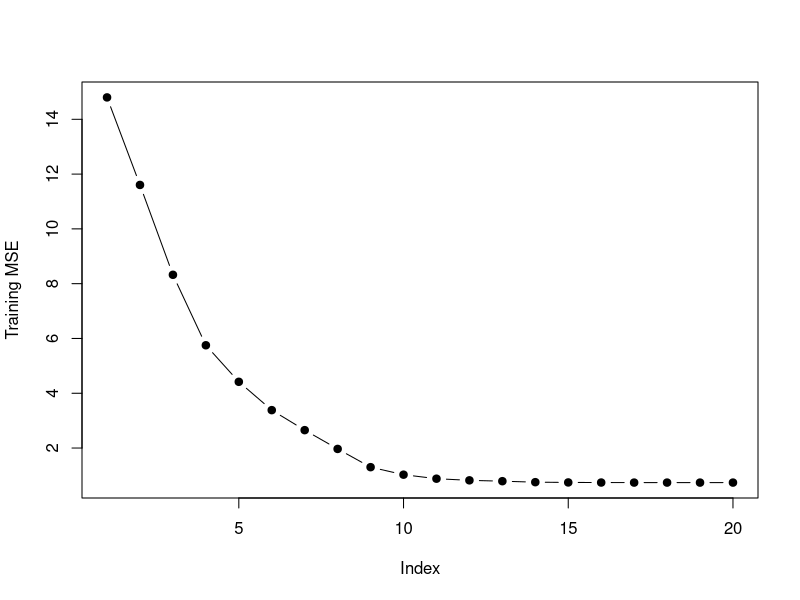
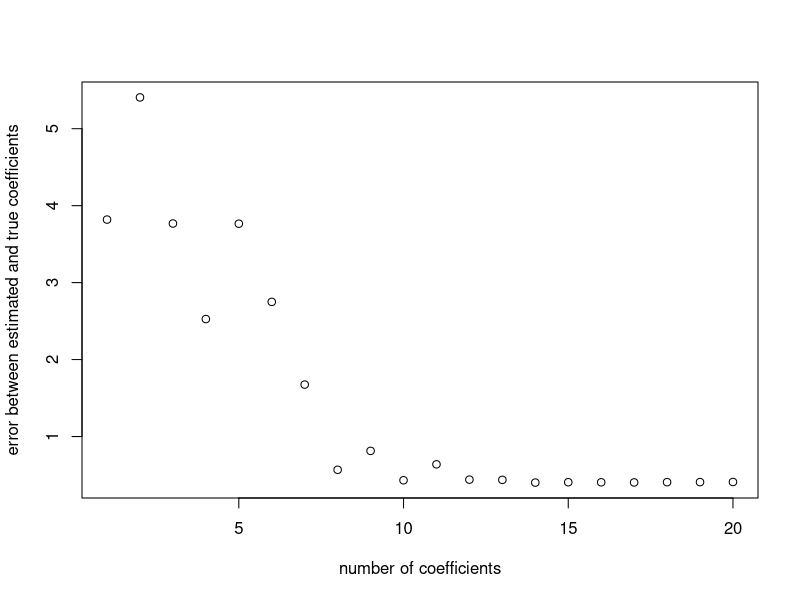

Reproduce these figures in R, in order.
library(leaps)
set.seed(4)
p = 20
n = 1000
x = matrix(rnorm(n * p), n, p)
B = rnorm(p)
B[3] = 0
B[4] = 0
B[9] = 0
B[19] = 0
B[10] = 0
eps = rnorm(p)
y = x %*% B + eps
train = sample(seq(1000), 100, replace = FALSE)
y.train = y[train,]
y.test = y[-train,]
x.train = x[train,]
x.test = x[-train,]
regfit.full = regsubsets(y ~ ., data = data.frame(x = x.train, y = y.train), nvmax = p)
val.errors = rep(NA, p)
x_cols = colnames(x, do.NULL = FALSE, prefix = "x.")
for (i in 1:p) {
    coefi = coef(regfit.full, id = i)
    pred = as.matrix(x.train[, x_cols %in% names(coefi)]) %*% coefi[names(coefi) %in% 
        x_cols]
    val.errors[i] = mean((y.train - pred)^2)
}
plot(val.errors, ylab = "Training MSE", pch = 19, type = "b")
which.min(val.errors)
coef(regfit.full, id = 16)
val.errors = rep(NA, p)
a = rep(NA, p)
b = rep(NA, p)
for (i in 1:p) {
    coefi = coef(regfit.full, id = i)
    a[i] = length(coefi) - 1
    b[i] = sqrt(sum((B[x_cols %in% names(coefi)] - coefi[names(coefi) %in% x_cols])^2) + 
        sum(B[!(x_cols %in% names(coefi))])^2)
}
plot(x = a, y = b, xlab = "number of coefficients", ylab = "error between estimated and true coefficients")
which.min(b)
